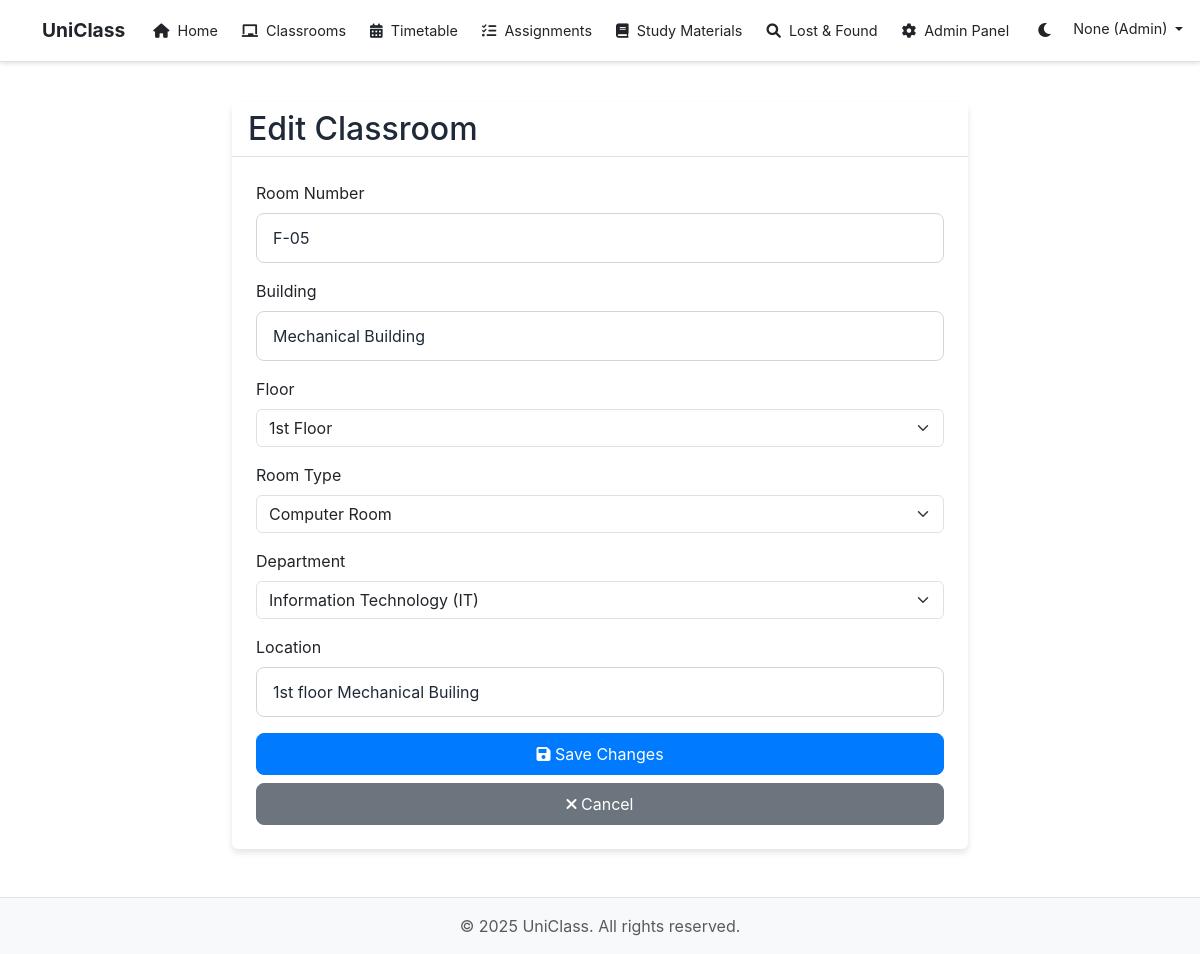
The app's page /classroom/2/edit (signed in) with its own data.
### models.py (models this page shows, shortened)
class User(UserMixin, db.Model):
    id = db.Column(db.Integer, primary_key=True)
    username = db.Column(db.String(64), unique=True, nullable=False)
    name = db.Column(db.String(100), nullable=True)  # Made nullable initially
    email = db.Column(db.String(120), unique=True, nullable=False)
    mobile = db.Column(db.String(10), unique=True, nullable=True)
    password_hash = db.Column(db.String(128))
    is_admin = db.Column(db.Boolean, default=False)
    is_approved = db.Column(db.Boolean, default=False)
    role = db.Column(db.String(20), default='student')  # student, teacher, admin
    department = db.Column(db.String(100), nullable=True)  # Added department field
    year = db.Column(db.String(10), nullable=True)  # Added year field
    created_at = db.Column(db.DateTime, default=datetime.utcnow)
    is_active = db.Column(db.Boolean, default=True)  # Added is_active field
    email_notifications = db.Column(db.Boolean, default=True)
    push_notifications = db.Column(db.Boolean, default=True)
    sms_notifications = db.Column(db.Boolean, default=False)
    notification_area = db.Column(db.String(100))
    roles = db.relationship('AdminRole', secondary='user_roles', back_populates='users')
    lost_items = db.relationship('LostItem', backref='owner', lazy='dynamic', foreign_keys='LostItem.user_id')
    found_items = db.relationship('FoundItem', backref='finder', lazy='dynamic', foreign_keys='FoundItem.user_id')
    lost_found_sent_messages = db.relationship('LostFoundChat', backref='sender', foreign_keys='LostFoundChat.sender_id', lazy='dynamic')
    lost_found_received_messages = db.relationship('LostFoundChat', backref='receiver', foreign_keys='LostFoundChat.receiver_id', lazy='dynamic')
    found_by_items = db.relationship('LostItem', backref='found_by_user', lazy='dynamic', foreign_keys='LostItem.found_by')
    given_feedback = db.relationship('Feedback', backref='reviewer', foreign_keys='Feedback.reviewer_id', lazy='dynamic')
    received_feedback = db.relationship('Feedback', backref='reviewee', foreign_keys='Feedback.reviewee_id', lazy='dynamic')

class Classroom(db.Model):
    id = db.Column(db.Integer, primary_key=True)
    room_number = db.Column(db.String(50), nullable=False)
    location = db.Column(db.String(100), nullable=False)
    floor = db.Column(db.String(20), nullable=False)  # Floor number
    building = db.Column(db.String(50), nullable=False)  # Building name
    room_type = db.Column(db.String(20), nullable=False)  # lecture_room, lab_room, computer_room, working_room
    department = db.Column(db.String(100), nullable=False)  # Department name
    is_active = db.Column(db.Boolean, default=True)
    created_at = db.Column(db.DateTime, default=datetime.utcnow)
    updated_at = db.Column(db.DateTime, default=datetime.utcnow, onupdate=datetime.utcnow)

### routes/classroom.py (the view, shortened to what this page needs)
@classroom_bp.route('/<int:id>/edit', methods=['GET', 'POST'])
@login_required
def edit(id):
    if not current_user.is_admin:
        flash('You do not have permission to edit classrooms.', 'danger')
        return redirect(url_for('classroom.index'))
    classroom = Classroom.query.get_or_404(id)
    form = ClassroomForm(obj=classroom)
    return render_template('classrooms/edit.html', form=form, classroom=classroom)

### models.py (called while the page is built)
@login_manager.user_loader
def load_user(id):
    return User.query.get(int(id))

### templates/classrooms/edit.html (shortened to what this page needs)
{% extends "base.html" %}
{% block content %}
<div class="container mt-4">
    <div class="row">
        <div class="col-md-8 offset-md-2">
            <div class="card">
                <div class="card-header">
                    <h2 class="mb-0">Edit Classroom</h2>
                </div>
                <div class="card-body">
                    <form method="POST" action="{{ url_for('classroom.edit', id=classroom.id) }}">
                        <div class="mb-3">
                            {{ form.room_number.label(class="form-label") }}
                            {{ form.room_number(class="form-control") }}
                        </div>
                        <div class="mb-3">
                            {{ form.building.label(class="form-label") }}
                            {{ form.building(class="form-control") }}
                        </div>
                        <div class="mb-3">
                            {{ form.floor.label(class="form-label") }}
                            {{ form.floor(class="form-select") }}
                        </div>
                        <div class="mb-3">
                            {{ form.room_type.label(class="form-label") }}
                            {{ form.room_type(class="form-select") }}
                        </div>
                        <div class="mb-3">
                            {{ form.department.label(class="form-label") }}
                            {{ form.department(class="form-select") }}
                        </div>
                        <div class="mb-3">
                            {{ form.location.label(class="form-label") }}
                            {{ form.location(class="form-control") }}
                        </div>
                        <div class="d-grid gap-2">
                            <button type="submit" class="btn btn-primary">
                                <i class="fas fa-save"></i> Save Changes
                            </button>
                            <a href="{{ url_for('classroom.show', id=classroom.id) }}" class="btn btn-secondary">
                                <i class="fas fa-times"></i> Cancel
                            </a>
                        </div>
                    </form>
                </div>
            </div>
        </div>
    </div>
</div>
{% endblock %}

### templates/base.html (shortened to what this page needs)
<!DOCTYPE html>
<html lang="en">
<head>
    <link href="https://cdn.jsdelivr.net/npm/bootstrap@5.3.0/dist/css/bootstrap.min.css" rel="stylesheet">
    <link href="https://cdnjs.cloudflare.com/ajax/libs/font-awesome/6.0.0/css/all.min.css" rel="stylesheet">
    <link rel="stylesheet" href="{{ url_for('static', filename='css/style.css') }}">
</head>
<body>
    <nav class="navbar navbar-expand-lg navbar-dark bg-primary">
        <div class="container">
            <a class="navbar-brand" href="{{ url_for('main.index') }}">UniClass</a>
            <div class="collapse navbar-collapse" id="navbarNav">
                <ul class="navbar-nav me-auto mb-2 mb-lg-0">
                    <li class="nav-item">
                        <a class="nav-link" href="{{ url_for('main.index') }}">
                            <i class="fas fa-home me-1"></i> Home
                        </a>
                    </li>
                    <li class="nav-item">
                        <a class="nav-link" href="{{ url_for('classroom.index') }}">
                            <i class="fas fa-chalkboard me-1"></i> Classrooms
                        </a>
                    </li>
                    <li class="nav-item">
                        <a class="nav-link" href="{{ url_for('timetable.index') }}">
                            <i class="fas fa-calendar-alt me-1"></i> Timetable
                        </a>
                    </li>
                    <li class="nav-item">
                        <a class="nav-link" href="{{ url_for('assignments.index') }}">
                            <i class="fas fa-tasks me-1"></i> Assignments
                        </a>
                    </li>
                    <li class="nav-item">
                        <a class="nav-link" href="{{ url_for('materials.index') }}">
                            <i class="fas fa-book me-1"></i> Study Materials
                        </a>
                    </li>
                    <li class="nav-item">
                        <a class="nav-link" href="{{ url_for('lost_found.index') }}">
                            <i class="fas fa-search me-1"></i> Lost & Found
                        </a>
                    </li>
                    {% if current_user.is_authenticated %}
                        {% if current_user.role == 'student' %}
                        <li class="nav-item">
                            <a class="nav-link" href="{{ url_for('student.index') }}">
                                <i class="fas fa-user-graduate me-1"></i> Student Panel
                            </a>
                        </li>
                        {% elif current_user.role == 'admin' %}
                        <li class="nav-item">
                            <a class="nav-link" href="{{ url_for('admin.index') }}">
                                <i class="fas fa-cog me-1"></i> Admin Panel
                            </a>
                        </li>
                        {% elif current_user.role == 'teacher' %}
                        <li class="nav-item">
                            <a class="nav-link" href="{{ url_for('teacher.index') }}">
                                <i class="fas fa-chalkboard-teacher me-1"></i> Teacher Panel
                            </a>
                        </li>
                        {% endif %}
                    {% endif %}
                </ul>
                <ul class="navbar-nav">
                    <li class="nav-item">
                        <button class="theme-toggle" id="themeToggle">
                            <i class="fas fa-moon"></i>
                        </button>
                    </li>
                    {% if current_user.is_authenticated %}
                    <li class="nav-item dropdown">
                        <a class="nav-link dropdown-toggle" href="#" id="navbarDropdown" role="button" data-bs-toggle="dropdown">
                            {{ current_user.name }} ({{ current_user.role.title() if current_user.role else 'User' }})
                        </a>
                    </li>
                    {% endif %}
                </ul>
            </div>
        </div>
    </nav>
    <main>
        {% block content %}{% endblock %}
    </main>
    <footer class="footer mt-5 py-3">
        <div class="container text-center">
            <span class="text-muted">&copy; <span id="currentYear"></span> UniClass. All rights reserved.</span>
        </div>
    </footer>
</body>
</html>

### static/css/style.css (style rules this page uses)
:root { --primary-color: #4f46e5; --secondary-color: #818cf8; --text-color: #333333; --bg-color: #ffffff; --nav-bg: rgba(255, 255, 255, 0.8); --card-bg: #ffffff; --border-color: #dee2e6; --input-bg: #ffffff; --input-border: #d1d5db; --input-text: #1f2937; --btn-text: #ffffff; --heading-color: #1f2937; --card-text: #4b5563; --hover-bg: #f8f9fa; --dropdown-bg: #ffffff; --dropdown-hover: #f8f9fa; --footer-bg: #f8f9fa; --footer-text: #333333; --link-color: #007bff; --link-hover: #0056b3; --shadow-color: rgba(0, 0, 0, 0.1); --alert-success-bg: #d1e7dd; --alert-success-text: #0f5132; --alert-danger-bg: #f8d7da; --alert-danger-text: #842029; --alert-info-bg: #cff4fc; --alert-info-text: #055160; --alert-warning-bg: #fff3cd; --alert-warning-text: #664d03; }
body { font-family: -apple-system, BlinkMacSystemFont, 'Segoe UI', Roboto, 'Helvetica Neue', Arial, sans-serif; background-color: var(--bg-color); color: var(--text-color); transition: all 0.3s ease; min-height: 100vh; display: flex; flex-direction: column; opacity: 1 !important; }
main { flex: 1; }
.navbar { backdrop-filter: blur(8px); background: var(--nav-bg) !important; border-bottom: 1px solid var(--border-color); transition: all 0.3s ease; box-shadow: 0 2px 4px rgba(0,0,0,.1); }
.navbar-brand { font-size: 1.5rem; font-weight: bold; color: var(--text-color) !important; }
.nav-link { color: var(--text-color) !important; transition: all 0.3s ease; }
.card, .feature-card, .testimonial-card { background-color: var(--card-bg); border: 1px solid var(--border-color); color: var(--text-color); box-shadow: 0 4px 6px var(--shadow-color); transition: all 0.3s ease; border: none; transition: transform 0.2s ease-in-out; }
.card-header { background-color: var(--card-bg); border-bottom: 1px solid var(--border-color); color: var(--heading-color); }
.card-body { padding: 1.5rem; }
.form-control { background-color: var(--input-bg); border-color: var(--input-border); color: var(--input-text); transition: all 0.3s ease; border-radius: 0.5rem; padding: 0.75rem 1rem; }
.form-label { color: var(--text-color); }
.btn { transition: all 0.3s ease; border-radius: 0.5rem; padding: 0.5rem 1.5rem; }
.btn-primary { background-color: var(--link-color); border-color: var(--link-color); color: var(--btn-text); }
footer { background-color: var(--footer-bg) !important; color: var(--footer-text); border-top: 1px solid var(--border-color); transition: all 0.3s ease; margin-top: auto; padding: 1rem 0; }

### templates/base.html (style rules this page uses)
:root { --primary-color: #0d6efd; --bg-color: #ffffff; --text-color: #212529; --card-bg: #ffffff; --border-color: #dee2e6; }
body { background-color: var(--bg-color); color: var(--text-color); }
.navbar { background-color: var(--card-bg) !important; border-bottom: 1px solid var(--border-color); padding: 0.5rem 1rem; }
.navbar-brand { font-size: 1.2rem; padding: 0.5rem 0; }
.nav-link { padding: 0.5rem 0.75rem !important; font-size: 0.9rem; white-space: nowrap; }
.nav-link i { font-size: 0.9rem; margin-right: 0.25rem; }
.theme-toggle { background: none; border: none; color: var(--text-color); cursor: pointer; padding: 0.5rem; margin-left: 0.5rem; }

### records on screen
User: name "None", role "Admin"
Classroom: room_number "F-05", building "Mechanical Building", floor "1st Floor", room_type "Computer Room", department "Information Technology (IT)", location "1st floor Mechanical Builing"
